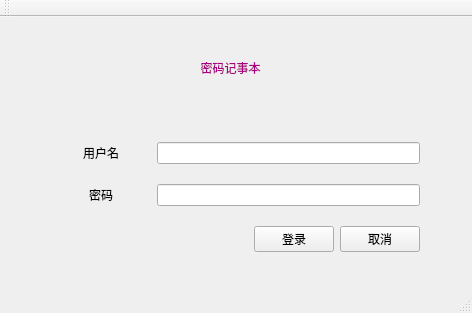
<?xml version="1.0" encoding="UTF-8"?>
<ui version="4.0">
 <class>Test7_3AClass</class>
 <widget class="QMainWindow" name="Test7_3AClass">
  <property name="geometry">
   <rect>
    <x>0</x>
    <y>0</y>
    <width>472</width>
    <height>313</height>
   </rect>
  </property>
  <property name="windowTitle">
   <string>Test7_3A</string>
  </property>
  <widget class="QWidget" name="centralWidget">
   <widget class="QLabel" name="labelTitle">
    <property name="geometry">
     <rect>
      <x>120</x>
      <y>0</y>
      <width>221</width>
      <height>101</height>
     </rect>
    </property>
    <property name="styleSheet">
     <string notr="true">font: 24pt &quot;华文行楷&quot;;
color: rgb(170, 0, 127);</string>
    </property>
    <property name="text">
     <string>密码记事本</string>
    </property>
    <property name="textFormat">
     <enum>Qt::AutoText</enum>
    </property>
    <property name="alignment">
     <set>Qt::AlignCenter</set>
    </property>
   </widget>
   <widget class="QWidget" name="layoutWidget">
    <property name="geometry">
     <rect>
      <x>40</x>
      <y>100</y>
      <width>391</width>
      <height>161</height>
     </rect>
    </property>
    <layout class="QVBoxLayout" name="verticalLayout">
     <item>
      <layout class="QHBoxLayout" name="horizontalLayout">
       <item>
        <widget class="QLabel" name="labelUser">
         <property name="minimumSize">
          <size>
           <width>100</width>
           <height>0</height>
          </size>
         </property>
         <property name="text">
          <string>用户名</string>
         </property>
         <property name="alignment">
          <set>Qt::AlignCenter</set>
         </property>
        </widget>
       </item>
       <item>
        <widget class="QLineEdit" name="leditUser"/>
       </item>
      </layout>
     </item>
     <item>
      <layout class="QHBoxLayout" name="horizontalLayout_2">
       <item>
        <widget class="QLabel" name="labelPasswd">
         <property name="minimumSize">
          <size>
           <width>100</width>
           <height>0</height>
          </size>
         </property>
         <property name="text">
          <string>密码</string>
         </property>
         <property name="alignment">
          <set>Qt::AlignCenter</set>
         </property>
        </widget>
       </item>
       <item>
        <widget class="QLineEdit" name="leditPasswd"/>
       </item>
      </layout>
     </item>
     <item>
      <layout class="QHBoxLayout" name="horizontalLayout_3">
       <item>
        <spacer name="horizontalSpacer">
         <property name="orientation">
          <enum>Qt::Horizontal</enum>
         </property>
         <property name="sizeHint" stdset="0">
          <size>
           <width>40</width>
           <height>20</height>
          </size>
         </property>
        </spacer>
       </item>
       <item>
        <widget class="QPushButton" name="btnLogin">
         <property name="text">
          <string>登录</string>
         </property>
        </widget>
       </item>
       <item>
        <widget class="QPushButton" name="btnCancel">
         <property name="text">
          <string>取消</string>
         </property>
        </widget>
       </item>
      </layout>
     </item>
    </layout>
   </widget>
  </widget>
  <widget class="QMenuBar" name="menuBar">
   <property name="geometry">
    <rect>
     <x>0</x>
     <y>0</y>
     <width>472</width>
     <height>21</height>
    </rect>
   </property>
  </widget>
  <widget class="QToolBar" name="mainToolBar">
   <attribute name="toolBarArea">
    <enum>TopToolBarArea</enum>
   </attribute>
   <attribute name="toolBarBreak">
    <bool>false</bool>
   </attribute>
  </widget>
  <widget class="QStatusBar" name="statusBar"/>
 </widget>
 <layoutdefault spacing="6" margin="11"/>
 <resources>
  <include location="../test7_3a.qrc"/>
 </resources>
 <connections/>
</ui>
